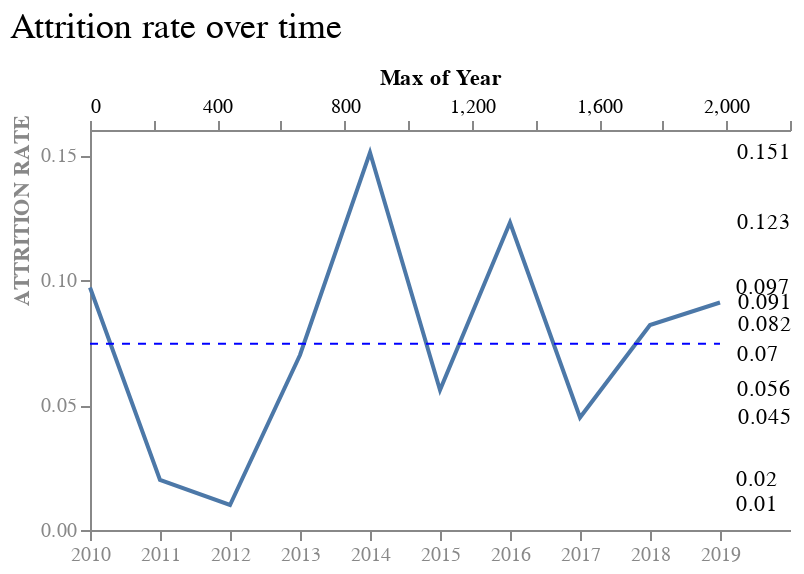

Here is the notebook cell this chart was saved with:
### Markdown cell above
![Alt text](\Images\2_5b.png)

### Code cell
line = base.mark_line().encode(
    x = alt.X('Year:O',
              axis = alt.Axis(labelAngle = 0, labelColor = '#888888', titleColor = '#888888'),
              title = None,
              scale = alt.Scale(align = 0)), 
    y = alt.Y('Attrition Rate',
              axis = alt.Axis(grid = False, titleY = 40, labelColor = "#888888", titleColor = '#888888'), 
              title = "ATTRITION RATE"
              )
    )

label = base.mark_text(align = 'left', dx = 3).encode(
    x= alt.X('Year', aggregate = 'max'),
    y = alt.Y('Attrition Rate', aggregate = {'argmax': 'Year'}),
    text = alt.Text('Attrition Rate')
)

final = line + rule + label

final.properties(
    width = 350,
    height = 200
).configure_view(stroke = None)

### Figure 1 — Vega-Lite specification as saved in the notebook (floating-point values rounded to 4 significant figures)
{"config": {"view": {"continuousWidth": 300, "continuousHeight": 300, "stroke": null}}, "layer": [{"mark": {"type": "line"}, "encoding": {"x": {"axis": {"labelAngle": 0, "labelColor": "#888888", "titleColor": "#888888"}, "field": "Year", "scale": {"align": 0}, "title": null, "type": "ordinal"}, "y": {"axis": {"grid": false, "labelColor": "#888888", "titleColor": "#888888", "titleY": 40}, "field": "Attrition Rate", "title": "ATTRITION RATE", "type": "quantitative"}}, "title": {"text": "Attrition rate over time", "anchor": "start", "fontSize": 18, "fontWeight": "normal", "offset": 10}}, {"mark": {"type": "rule", "color": "blue", "strokeDash": [4, 4]}, "encoding": {"x": {"value": 0}, "x2": {"value": 315}, "y": {"aggregate": "mean", "field": "Attrition Rate", "type": "quantitative"}}, "title": {"text": "Attrition rate over time", "anchor": "start", "fontSize": 18, "fontWeight": "normal", "offset": 10}}, {"mark": {"type": "text", "align": "left", "dx": 3}, "encoding": {"text": {"field": "Attrition Rate", "type": "quantitative"}, "x": {"aggregate": "max", "field": "Year", "type": "quantitative"}, "y": {"aggregate": {"argmax": "Year"}, "field": "Attrition Rate", "type": "quantitative"}}, "title": {"text": "Attrition rate over time", "anchor": "start", "fontSize": 18, "fontWeight": "normal", "offset": 10}}], "data": {"name": "data-0a7ed12b3693b0f6b7061ff4e2683f48"}, "height": 200, "width": 350, "$schema": "https://vega.github.io/schema/vega-lite/v5.8.0.json", "datasets": {"data-0a7ed12b3693b0f6b7061ff4e2683f48": [{"Year": 2019, "Attrition Rate": 0.091}, {"Year": 2018, "Attrition Rate": 0.082}, {"Year": 2017, "Attrition Rate": 0.045}, {"Year": 2016, "Attrition Rate": 0.123}, {"Year": 2015, "Attrition Rate": 0.056}, {"Year": 2014, "Attrition Rate": 0.151}, {"Year": 2013, "Attrition Rate": 0.07}, {"Year": 2012, "Attrition Rate": 0.01}, {"Year": 2011, "Attrition Rate": 0.02}, {"Year": 2010, "Attrition Rate": 0.097}]}}
